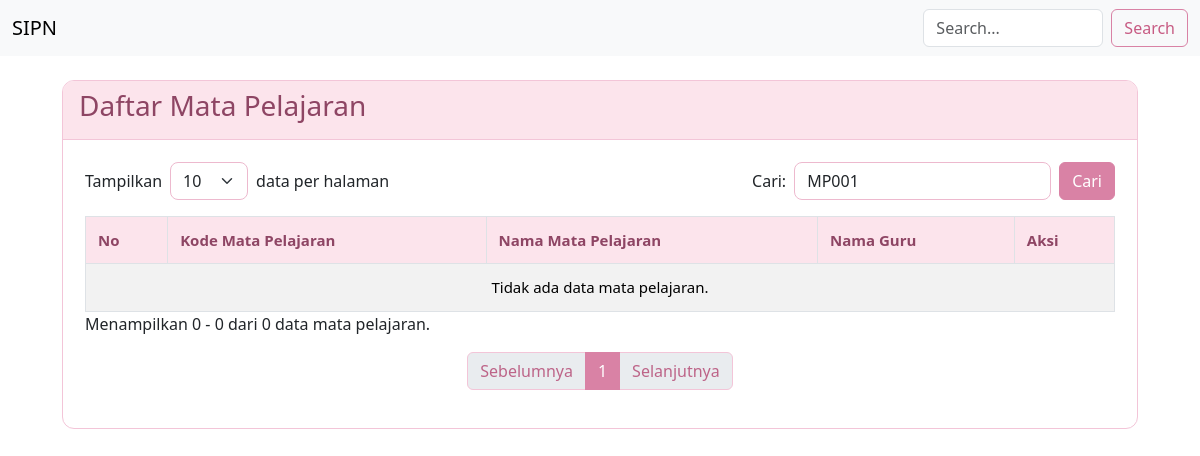
The app's page /daftar_mapel.php?cari=MP001, older data.
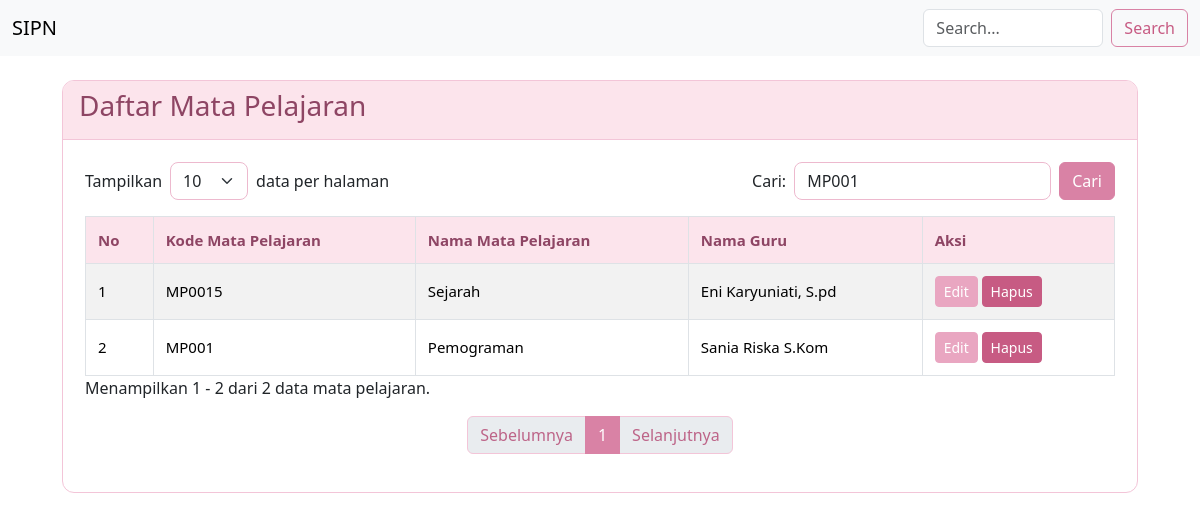
The same page, newer data.
### tables this page shows
CREATE TABLE `mapel` (
  `id` int(11) NOT NULL,
  `kode_mapel` varchar(10) NOT NULL,
  `nama_mapel` varchar(100) NOT NULL,
  `guru_id` int(11) NOT NULL
);

CREATE TABLE `guru` (
  `id` int(11) NOT NULL,
  `nip` varchar(20) NOT NULL,
  `nama` varchar(100) NOT NULL,
  `jenis_kelamin` enum('L','P') NOT NULL,
  `user_id` int(11) NOT NULL
);

### daftar_mapel.php (the view, shortened to what this page needs)
<?php
include 'koneksi.php';
include 'navbar.php';
?>
<?php
$batas = isset($_GET['batas']) ? (int)$_GET['batas'] : 10;
$cari = isset($_GET['cari']) ? trim($_GET['cari']) : '';
$cari_sql = mysqli_real_escape_string($koneksi, $cari);
$where = "";
if ($cari != '') {
    $where = "WHERE mapel.kode_mapel LIKE '%$cari_sql%'
              OR mapel.nama_mapel LIKE '%$cari_sql%'
              OR guru.nama LIKE '%$cari_sql%'";
}
$sql_jumlah = "SELECT COUNT(*) AS total
               FROM mapel
               LEFT JOIN guru ON mapel.guru_id = guru.id
               $where";
$hasil_jumlah = mysqli_query($koneksi, $sql_jumlah);
$data_jumlah = mysqli_fetch_assoc($hasil_jumlah);
$total_data = (int)$data_jumlah['total'];
$total_halaman = max(1, ceil($total_data / $batas));
$halaman = isset($_GET['halaman']) ? (int)$_GET['halaman'] : 1;
$halaman = max(1, min($halaman, $total_halaman));
$mulai = ($halaman - 1) * $batas;
$sql = "SELECT mapel.*,
        guru.nama AS nama_guru
        FROM mapel
        LEFT JOIN guru ON mapel.guru_id = guru.id
        $where
        ORDER BY mapel.id DESC
        LIMIT $mulai, $batas";
$hasil = mysqli_query($koneksi, $sql);
?>
<div class="container mt-4 mb-4" style="max-width: 1100px;">
    <div class="card pink-card">
        <div class="card-header">
            <h3>Daftar Mata Pelajaran</h3>
        </div>
        <div class="card-body">
            <form method="GET" class="mb-3">
                <div class="row g-2 align-items-center">
                    <div class="col-auto">
                        Tampilkan
                    </div>
                    <div class="col-auto">
                        <select name="batas" class="form-select"
                                onchange="this.form.submit()">
                            <option value="10" <?= $batas == 10 ? 'selected' : '' ?>>10</option>
                        </select>
                    </div>
                    <div class="col-auto">
                        data per halaman
                    </div>
                    <div class="col-auto ms-auto">
                        <label for="cari">Cari:</label>
                    </div>
                    <div class="col-auto">
                        <input type="text" id="cari" name="cari"
                               class="form-control"
                               placeholder="Cari mapel..."
                               value="<?= htmlspecialchars($cari) ?>">
                    </div>
                    <div class="col-auto">
                        <button type="submit" class="btn btn-cari-pink">
                            Cari
                        </button>
                    </div>
                </div>
            </form>
            <div class="table-responsive">
                <table class="table table-bordered table-striped tabel-pink">
                    <thead>
                        <tr>
                            <th>No</th>
                            <th>Kode Mata Pelajaran</th>
                            <th>Nama Mata Pelajaran</th>
                            <th>Nama Guru</th>
                            <th>Aksi</th>
                        </tr>
                    </thead>
                    <tbody>
                    <?php
                    $no = $mulai + 1;
                    if ($hasil && mysqli_num_rows($hasil) > 0) {
                        while ($baris = mysqli_fetch_assoc($hasil)) {
                    ?>
                        <tr>
                            <td><?= $no++ ?></td>
                            <td>
                                <?= htmlspecialchars($baris['kode_mapel']) ?>
                            </td>
                            <td>
                                <?= htmlspecialchars($baris['nama_mapel']) ?>
                            </td>
                            <td>
                                <?= htmlspecialchars($baris['nama_guru'] ?? '-') ?>
                            </td>
                            <td>
                                <a href="form_edit_mapel.php?id=<?= $baris['id'] ?>"
                                   class="btn btn-edit-pink btn-sm">
                                    Edit
                                </a>
                                <a href="aksi_hapus_mapel.php?id=<?= $baris['id'] ?>"
                                   onclick="return confirm('Apakah Anda yakin ingin menghapus mata pelajaran ini?')"
                                   class="btn btn-hapus-pink btn-sm">
                                    Hapus
                                </a>
                            </td>
                        </tr>
                    <?php
                        }
                    } else {
                    ?>
                        <tr>
                            <td colspan="5" class="text-center">
                                Tidak ada data mata pelajaran.
                            </td>
                        </tr>
                    <?php } ?>
                    </tbody>
                </table>
            </div>
            <p>
                Menampilkan
                <?= $total_data > 0 ? $mulai + 1 : 0 ?>
                -
                <?= min($mulai + $batas, $total_data) ?>
                dari <?= $total_data ?> data mata pelajaran.
            </p>
            <nav>
                <ul class="pagination justify-content-center">
                    <li class="page-item <?= $halaman <= 1 ? 'disabled' : '' ?>">
                        <a class="page-link"
                           href="?halaman=<?= $halaman - 1 ?>&batas=<?= $batas ?>&cari=<?= urlencode($cari) ?>">
                            Sebelumnya
                        </a>
                    </li>
                    <?php for ($i = 1; $i <= $total_halaman; $i++) { ?>
                        <li class="page-item <?= $halaman == $i ? 'active' : '' ?>">
                            <a class="page-link"
                               href="?halaman=<?= $i ?>&batas=<?= $batas ?>&cari=<?= urlencode($cari) ?>">
                                <?= $i ?>
                            </a>
                        </li>
                    <?php } ?>
                    <li class="page-item <?= $halaman >= $total_halaman ? 'disabled' : '' ?>">
                        <a class="page-link"
                           href="?halaman=<?= $halaman + 1 ?>&batas=<?= $batas ?>&cari=<?= urlencode($cari) ?>">
                            Selanjutnya
                        </a>
                    </li>
                </ul>
            </nav>
        </div>
    </div>
</div>
<?php
require_once 'footer.php';
?>

### navbar.php (shortened to what this page needs)
<!doctype html>
<html lang="id">
<head>
    <link href="https://cdn.jsdelivr.net/npm/bootstrap@5.3.8/dist/css/bootstrap.min.css"
        rel="stylesheet">
</head>
<body>
<nav class="navbar navbar-expand-lg bg-body-tertiary">
    <div class="container-fluid">
        <a class="navbar-brand" href="index.php">
            SIPN
        </a>
        <div class="collapse navbar-collapse"
            id="navbarSupportedContent">
            <form class="d-flex my-2 my-lg-0" role="search"
                action="index.php" method="GET">
                <input class="form-control me-2"
                    type="search"
                    name="cari"
                    placeholder="Search..."
                    aria-label="Search">
                <button class="btn btn-outline-success"
                    type="submit">
                    Search
                </button>
            </form>
        </div>
    </div>
</nav>
</body>
</html>

### footer.php (shortened to what this page needs)
  </body>
</html>

### navbar.php (style rules this page uses)
.btn-outline-primary, .btn-outline-success, .btn-outline-info, .btn-outline-secondary { color: #c75b83 !important; border-color: #d982a5 !important; }
.navbar form[role="search"] { margin-bottom: 0 !important; width: auto; }
.navbar form[role="search"] input { width: 180px; }

### daftar_mapel.php (style rules this page uses)
.pink-card { border: 1px solid #f3c5d8; border-radius: 12px; overflow: hidden; }
.pink-card .card-header { background-color: #fce4ec; color: #8e4564; border-bottom: 1px solid #f3c5d8; }
.tabel-pink thead th { background-color: #fce4ec; color: #8e4564; vertical-align: middle; }
.btn-edit-pink { background-color: #e9a6c1; border-color: #e9a6c1; color: white; }
.btn-hapus-pink { background-color: #c75b83; border-color: #c75b83; color: white; }
.btn-cari-pink { background-color: #d982a5; border-color: #d982a5; color: white; }
#cari, select[name="batas"] { border-color: #edb9ce; border-radius: 8px; }
.pagination .page-link { color: #bd6488; border-color: #f3c5d8; }
.pagination .page-item.active .page-link { background-color: #d982a5; border-color: #d982a5; color: white; }
.pink-card .card-body { padding: 22px; }
.tabel-pink { width: 100%; margin-bottom: 0; white-space: normal; font-size: 15px; }
.tabel-pink th, .tabel-pink td { padding: 12px; vertical-align: middle; }
.table-responsive { width: 100%; }

Row changes from the older to the newer data that the page shows:
added mapel: kode_mapel "MP0015", nama_mapel "Sejarah", guru.nama "Eni Karyuniati, S.pd"
added mapel: kode_mapel "MP001", nama_mapel "Pemograman", guru.nama "Sania Riska S.Kom"
Text that changed along with them:
$mulai + 1: (not shown) → "1"
min($mulai + $batas, $total_data): "0" → "2"
$total_data: "0" → "2"
text no longer shown: "Tidak ada data mata pelajaran. 0"
